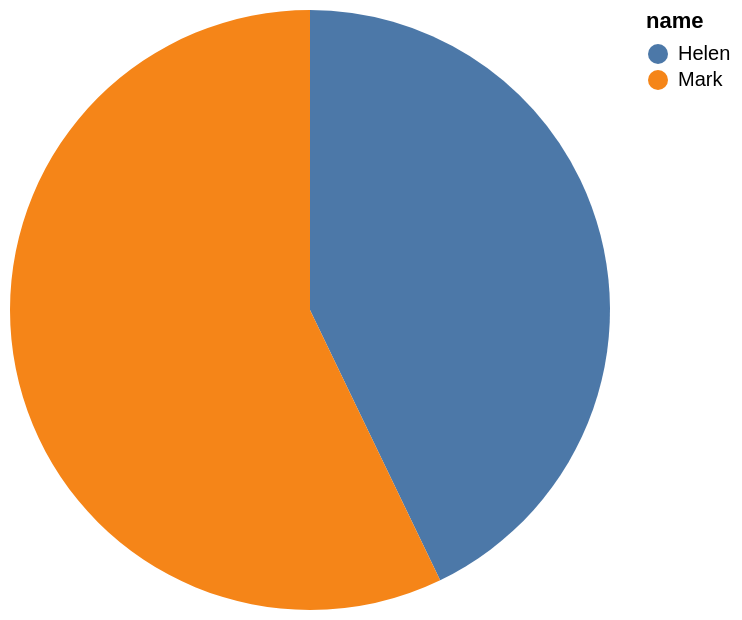

Describe this chart as a Vega-Lite specification.
### Vega-Lite specification from a JSON file in a GitHub repository (floating-point values rounded to 4 significant figures)
{"data": {"values": [{"x_data": "Helen", "y_data": 3}, {"x_data": "Mark", "y_data": 4}]}, "mark": "arc", "encoding": {"theta": {"field": "y_data", "type": "quantitative", "title": "count(*)"}, "color": {"field": "x_data", "type": "nominal", "title": "name"}}}
